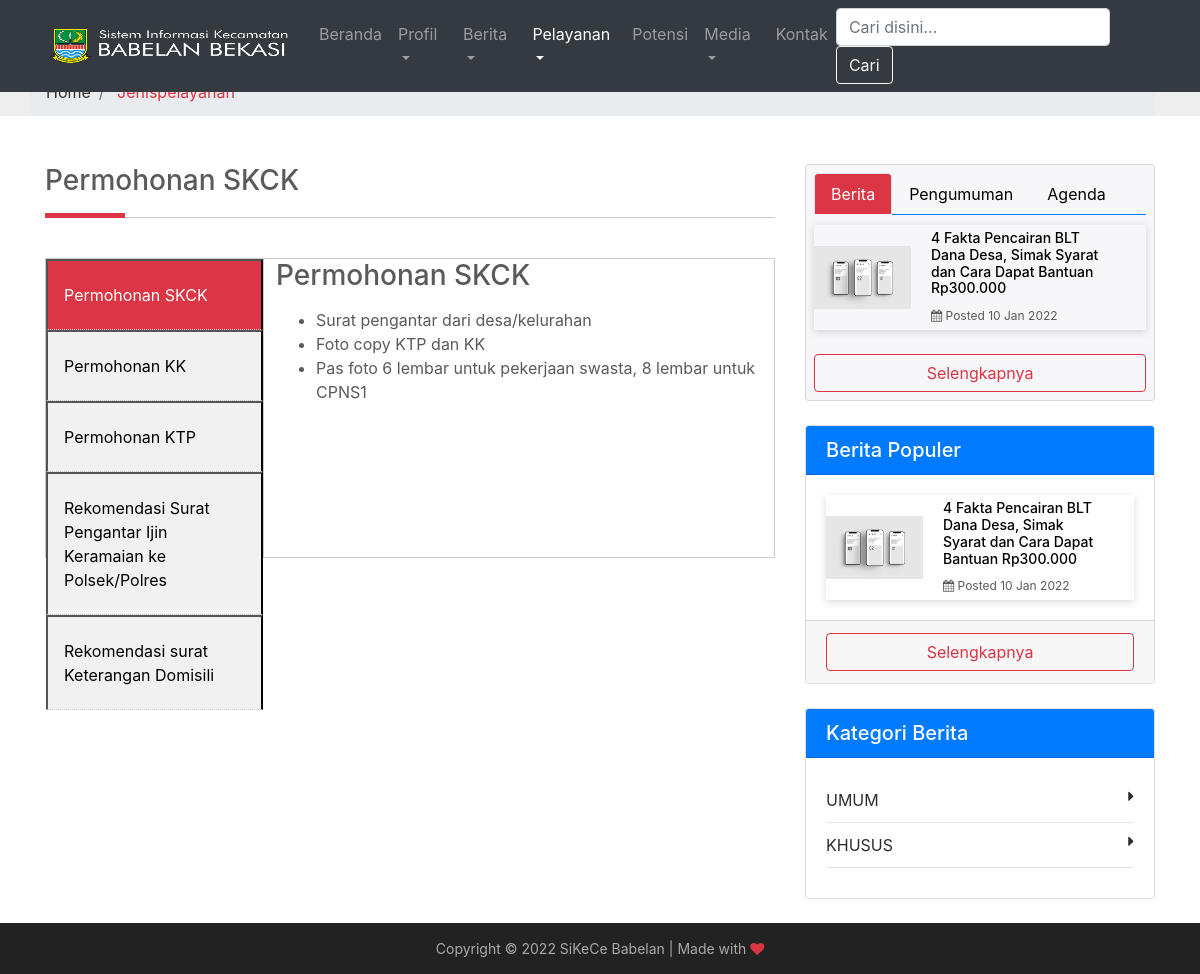
The page /index.php/jenispelayanan on the database its author committed.
### tables this page shows
CREATE TABLE `tb_identitas` (
  `id` int(11) NOT NULL,
  `favicon` varchar(255) NOT NULL,
  `brand` varchar(255) NOT NULL,
  `email` varchar(80) NOT NULL,
  `alamat` varchar(255) NOT NULL,
  `telepon` varchar(13) NOT NULL,
  `maps` text DEFAULT NULL
);

CREATE TABLE `tb_jenispelayanan` (
  `id` int(11) NOT NULL,
  `judul` varchar(80) NOT NULL,
  `isi` text DEFAULT NULL
);

CREATE TABLE `tb_berita` (
  `id` int(11) NOT NULL,
  `judul` varchar(150) NOT NULL,
  `tanggal` datetime NOT NULL,
  `isi` text NOT NULL,
  `gambar` varchar(255) DEFAULT NULL,
  `tayang` int(11) DEFAULT 0,
  `slug` varchar(200) DEFAULT NULL,
  `userid` int(11) DEFAULT NULL,
  `kategoriid` int(11) DEFAULT NULL
);

CREATE TABLE `tb_kategori` (
  `id` int(11) NOT NULL,
  `nama` varchar(30) NOT NULL
);

### application/controllers/Jenispelayanan.php (called while the page is built, shortened)
<?php
class Jenispelayanan extends CI_Controller {
	function __construct() {
		$this->load->model('m_jenispelayanan');
		$this->load->model('m_berita');
		$this->load->model('m_kategori');
		$this->load->model('m_pengumuman');
		$this->load->model('m_pengumuman');
		$this->load->model('m_agenda');
		$this->load->model('m_pengunjung');
		$this->load->model('m_instagram');
		$this->load->model('m_identitas');
	}
	function index() {
		$x['agendaterbaru'] = $this->m_agenda->get_agenda_terbaru();
		$x['allkate'] = $this->m_kategori->get_all_kategori();
		$x['pengumumanterbaru'] = $this->m_pengumuman->get_pengumuman_terbaru();
		$x['populer'] = $this->m_berita->get_berita_populer();
		$x['beritaterbaru'] = $this->m_berita->get_berita_terbaru();
		$x['jp'] = $this->m_jenispelayanan->get_all_jenispelayanan();
		$x['ig'] = $this->m_instagram->get_all_instagram();
		$x['iden'] = $this->m_identitas->get_all_identitas();
		$this->load->view('jenispelayanan', $x);
	}
}

### index.php (called while the page is built, shortened)
<?php
require_once BASEPATH . 'core/CodeIgniter.php';

### application/models/M_identitas.php (called while the page is built, shortened)
<?php
class M_identitas extends CI_Model {
	function get_all_identitas() {
		$hsl = $this->db->get_where('tb_identitas', array('id' => '1'));
		return $hsl;
	}
}

### application/models/M_jenispelayanan.php (called while the page is built, shortened)
<?php
class M_jenispelayanan extends CI_Model {
	function get_all_jenispelayanan() {
		return $query = $this->db->get('tb_jenispelayanan');
	}
}

### application/models/M_berita.php (called while the page is built, shortened)
<?php
class M_berita extends CI_Model {
	function get_berita_populer() {
		$this->db->select('*,DATE_FORMAT(tanggal,"%d %M %Y %h:%i") AS tanggal1');
		$this->db->from('tb_berita');
		$this->db->join('tb_user', 'tb_user.id = tb_berita.userid', 'INNER');
		$this->db->order_by('tayang', 'DESC');
		$this->db->limit(3);
		$hsl = $this->db->get();
		return $hsl;
	}
	function get_berita_terbaru() {
		$this->db->select('*,DATE_FORMAT(tanggal,"%d %M %Y %h:%i") AS tanggal1');
		$this->db->from('tb_berita');
		$this->db->join('tb_user', 'tb_user.id = tb_berita.userid', 'INNER');
		$this->db->order_by('tanggal', 'DESC');
		$this->db->limit(3);
		$hsl = $this->db->get();
		return $hsl;
	}
}

### application/models/M_kategori.php (called while the page is built, shortened)
<?php
class M_kategori extends CI_Model {
	function get_all_kategori() {
		$hsl = $this->db->query("select * from tb_kategori");
		return $hsl;
	}
}

### application/views/jenispelayanan.php (the view, shortened to what this page needs)
<?php $this->load->view('template/header');
$this->load->view('template/menu')?>
<div class="marketing">
  <?php $this->load->view('template/pathway')?>
  <div class="container">
    <div class="row">
      <?php $row = $jp->row_array()?>
      <div class="col-md-8">
       <h3 class="p-title"><?php echo $row['judul'] ?> <span style="color:#DC3545;"></span></h3>
       <div class="tab">
        <?php
$x = 0;
foreach ($jp->result_array() as $i):
	$x++;
	?>
				         <button class="tablinks" onclick="openCity(event, '<?php echo $i["id"] ?>')" id="<?php if ($x == 1) {
		echo 'defaultOpen';}?>"><?php echo $i['judul'] ?></button>
				        <?php endforeach;?>
      </div>
      <?php
foreach ($jp->result_array() as $x):
?>
        <div id="<?php echo $x['id'] ?>" class="tabcontent">
          <h3><?php echo $x['judul'] ?></h3>
          <p><?php echo $x['isi'] ?></p>
        </div>
      <?php endforeach;?>
      <hr>
    </div>
    <div class="col-md-4">
     <?php $this->load->view('template/widget')?>
   </div>
 </div>
</div>
</div>

### application/views/template/menu.php (shortened to what this page needs)
<?php $iden = $iden->row_array()?>
<header>
    <nav class="navbar navbar-expand-xl navbar-dark fixed-top bg-dark">
        <div class="container">
            <a class="navbar-brand" href="<?php echo site_url() ?>">
                <img src="<?php echo base_url() . 'assetss/favicon/' . $iden['brand'] ?>" width="250" height="40"
                    alt="">
            </a>
            <div class="collapse navbar-collapse" id="navbarCollapse">
                <ul class="navbar-nav mr-auto">
                    <li
                        <?php echo (($this->uri->segment(1) == "beranda" || $this->uri->segment(1) == "") ? 'class="nav-item active"' : 'class="nav-item"') ?>>
                        <a class="nav-link" href="<?php echo base_url() . 'beranda'; ?>">Beranda</a>
                    </li>
                    <li class="nav-item dropdown <?php if ($this->uri->segment(1) == "sambutan" || $this->uri->segment(1) == "strukturorganisasi" || $this->uri->segment(1) == "visimisi" || $this->uri->segment(1) == "profilpegawai" || $this->uri->segment(1) == "desa") {
	echo 'active'
	;
}
?>">
                        <a class="nav-link dropdown-toggle" href="#" id="navbarDropdown" role="button"
                            data-toggle="dropdown" aria-haspopup="true" aria-expanded="false">
                            Profil
                        </a>
                    </li>
                    <li class="nav-item dropdown  <?php if ($this->uri->segment(1) == "berita" || $this->uri->segment(1) == "agenda" || $this->uri->segment(1) == "pengumuman") {
	echo 'active';}?>">
                        <a class="nav-link dropdown-toggle" href="#" id="navbarDropdown" role="button"
                            data-toggle="dropdown" aria-haspopup="true" aria-expanded="false">
                            Berita
                        </a>
                    </li>
                    <li class="nav-item dropdown  <?php if ($this->uri->segment(1) == "alurpelayanan" || $this->uri->segment(1) == "denahpelayanan" || $this->uri->segment(1) == "jenispelayanan") {
	echo 'active';}?>">
                        <a class="nav-link dropdown-toggle" href="#" id="navbarDropdown" role="button"
                            data-toggle="dropdown" aria-haspopup="true" aria-expanded="false">
                            Pelayanan
                        </a>
                    </li>
                    <li
                        <?php echo (($this->uri->segment(1) == "potensi") ? 'class="nav-item active"' : 'class="nav-item "') ?>>
                    <li
                        <?php echo (($this->uri->segment(1) == "potensi") ? 'class="nav-item active"' : 'class="nav-item "') ?>>
                        <a class="nav-link" href="<?php echo base_url() . 'potensi'; ?>">Potensi</a>
                    </li>
                    <li class="nav-item dropdown <?php if ($this->uri->segment(1) == "media" || $this->uri->segment(1) == "download") {
	echo 'active';}?>">
                        <a class="nav-link dropdown-toggle" href="#" id="navbarDropdown" role="button"
                            data-toggle="dropdown" aria-haspopup="true" aria-expanded="false">
                            Media
                        </a>
                    </li>
                    <li
                        <?php echo (($this->uri->segment(1) == "kontak") ? 'class="nav-item active"' : 'class="nav-item "') ?>>
                        <a class="nav-link" href="<?php echo base_url() . 'kontak'; ?>">Kontak</a>
                    </li>
                </ul>
                <form class="form-inline mt-2 mt-md-0" action="<?php echo site_url('berita/search'); ?>" method="get">
                    <input class="form-control mr-sm-2" type="text" placeholder="Cari disini..." aria-label="Search"
                        name="keyword">
                    <button class="btn btn-outline-light my-2 my-sm-0" type="submit">Cari</button>
                </form>
            </div>
        </div>
    </nav>
</header>

### application/views/template/widget.php (shortened to what this page needs)
<div class="widgett" >
  <nav style="margin-bottom: 10px;">
    <div class="nav nav-tabs border-primary" id="nav-tab" role="tablist">
      <a class="nav-item nav-link active" id="nav-berita-tab" data-toggle="tab" href="#nav-berita" role="tab" aria-controls="nav-berita" aria-selected="true">Berita</a>
      <a class="nav-item nav-link" id="nav-pengumuman-tab" data-toggle="tab" href="#nav-pengumuman" role="tab" aria-controls="nav-pengumuman" aria-selected="true">Pengumuman</a>
      <a class="nav-item nav-link" id="nav-agenda-tab" data-toggle="tab" href="#nav-agenda" role="tab" aria-controls="nav-agenda" aria-selected="false">Agenda</a>
    </div>
  </nav>
  <div class="tab-content" id="nav-tabContent">
    <div class="tab-pane fade show active" id="nav-berita" role="tabpanel" aria-labelledby="nav-berita-tab">
     <?php foreach ($beritaterbaru->result() as $row): ?>
       <a href="<?php echo site_url('berita/vw-' . $row->slug); ?>">
        <div class="single-blog-post post-style-2 d-flex align-items-center">
          <div class="post-thumbnail">
            <img src="<?php echo base_url() . 'assets/images/' . $row->gambar; ?>" alt="" class="img-fluid" width="100">
          </div>
          <div class="post-content">
           <a href="<?php echo site_url('berita/vw-' . $row->slug); ?>" class="headline">
             <h5><?php echo $row->judul; ?></h5>
           </a>
           <div class="post-meta">
            <p><i class="fa fa-calendar"></i> Posted <?php echo date("d", strtotime($row->tanggal1)); ?> <?php echo date("M Y", strtotime($row->tanggal1)); ?></p>
          </div>
        </div>
      </div>
    </a>
  <?php endforeach;?>
  <br>
  <a href="<?php echo site_url('berita'); ?>" class="btn btn-outline-danger btn-block">Selengkapnya</a>
</div>
</div>
</div>
<div class="card my-4">
  <h5 class="card-header bg-primary text-white">Berita Populer</h5>
  <div class="card-body">
    <?php foreach ($populer->result() as $row): ?>
     <a href="<?php echo site_url('berita/vw-' . $row->slug); ?>">
      <div class="single-blog-post post-style-2 d-flex align-items-center">
        <div class="post-thumbnail">
          <img src="<?php echo base_url() . 'assets/images/' . $row->gambar; ?>" alt="" class="img-fluid" width="100">
        </div>
        <div class="post-content">
          <a href="<?php echo site_url('berita/vw-' . $row->slug); ?>" class="headline">
           <h5><?php echo $row->judul; ?></h5>
         </a>
         <div class="post-meta">
          <p><i class="fa fa-calendar"></i> Posted <?php echo date("d", strtotime($row->tanggal1)); ?> <?php echo date("M Y", strtotime($row->tanggal1)); ?></p>
        </div>
      </div>
    </div>
  </a>
<?php endforeach;?>
</div>
<div class="card-footer">
  <a href="<?php echo site_url('berita'); ?>" class="btn btn-outline-danger btn-block">Selengkapnya</a>
</div>
</div>
<div class="card my-4">
 <h5 class="card-header bg-primary text-white">Kategori Berita</h5>
 <div class="card-body">
  <div class="blog-category_block">
    <ul>
      <?php foreach ($allkate->result() as $row): ?>
        <li><a href="<?php echo site_url('berita/kategori/' . str_replace(" ", "-", $row->nama)); ?>"><?php echo $row->nama; ?><i class="fa fa-caret-right" aria-hidden="true"></i></a></li>
      <?php endforeach;?>
    </ul>
  </div>
</div>
</div>

### assetss/css/carousel.css (style rules this page uses)
body { padding-top: 3rem; color: #5a5a5a; }

### assetss/css/style.css (style rules this page uses)
html, body { height: 100%; }
.blog-category_block ul { margin: 0; padding: 0; }
.blog-category_block ul li { list-style: none; margin: 10px 0; border-bottom: 1px solid rgba(0, 0, 0, 0.1); }
.blog-category_block ul li a { color: #2d2d2d; text-decoration: none; padding-bottom: 10px; display: block; }
.blog-category_block ul li a i { float: right; }
.tab { float: left; border: 1px solid #ccc; background-color: #f1f1f1; width: 30%; height: 300px; }
.tab button { display: block; background-color: inherit; color: black; padding: 22px 16px; width: 100%; border-bottom: 0.2px dotted #ccc; outline: none; text-align: left; cursor: pointer; transition: 0.3s; }
.tab button.active { background-color: #DC3545; color: #ffffff; }
.tabcontent { float: left; padding: 0px 12px; border: 1px solid #ccc; width: 70%; border-left: none; height: 300px; }
.widgett { background-color: #F7F7F9 !important; border: 1px solid rgba(0,0,0,.125); border-radius: .25rem; padding: .5rem; }
.nav-tabs .nav-item.show .nav-link, .nav-tabs .nav-link.active { background-color: #DC3545; color: #ffffff; }
a { color:#000000; }
.p-title { position: relative; padding-bottom: 20px; margin-bottom: 40px; }
.p-title:after { content:''; position: absolute; bottom: 0; left: 0; width: 100%; height: 1px; background: #ccc; }
.p-title:before { content:''; position: absolute; bottom: 0; left: 0; width: 80px; height: 5px; background: #DC3545; z-index: 1 !important; }
.single-blog-post { position: relative; z-index: 1; box-shadow: 0 2px 8px rgba(0, 0, 0, 0.15); margin-bottom: 5px; }
.single-blog-post .post-thumbnail { position: relative; z-index: 1; }
.single-blog-post .post-content { padding: 20px 30px; }
.single-blog-post .post-content .headline h5 { font-size: 18px; margin-bottom: 10px; }
.single-blog-post .post-content p { margin-bottom: 20px; }
.single-blog-post .post-content .post-meta p { margin-bottom: 0; font-size: 12px; }
.single-blog-post.post-style-2 { margin-bottom: 5px; }
.single-blog-post.post-style-2 .post-thumbnail { -webkit-box-flex: 0; -ms-flex: 0 0 97px; flex: 0 0 97px; min-width: 97px; margin-right: 15px; }
.single-blog-post.post-style-2 .post-content { padding: 5px 30px 5px 5px; }
.single-blog-post.post-style-2 .post-content .headline h5 { font-size: 14px; margin-bottom: 10px; }
.single-blog-post.post-style-2:last-of-type { margin-bottom: 0; }

### rows shown on the page
tb_identitas: brand (picture)
tb_jenispelayanan: judul "Permohonan SKCK", isi "Surat pengantar dari desa/kelurahan Foto copy KTP dan KK Pas foto 6 lembar untuk pekerjaan swasta, 8 lembar untuk CPNS1"
tb_jenispelayanan: judul "Permohonan KK"
tb_jenispelayanan: judul "Permohonan KTP"
tb_jenispelayanan: judul "Rekomendasi Surat Pengantar Ijin Keramaian ke Polsek/Polres"
tb_jenispelayanan: judul "Rekomendasi surat Keterangan Domisili"
tb_berita: gambar (picture), judul "4 Fakta Pencairan BLT Dana Desa, Simak Syarat dan Cara Dapat Bantuan Rp300.000", tanggal1 "10", tanggal1 "Jan 2022"
tb_kategori: nama "UMUM"
tb_kategori: nama "KHUSUS"

### other values the page prints
$segment "Jenispelayanan"
